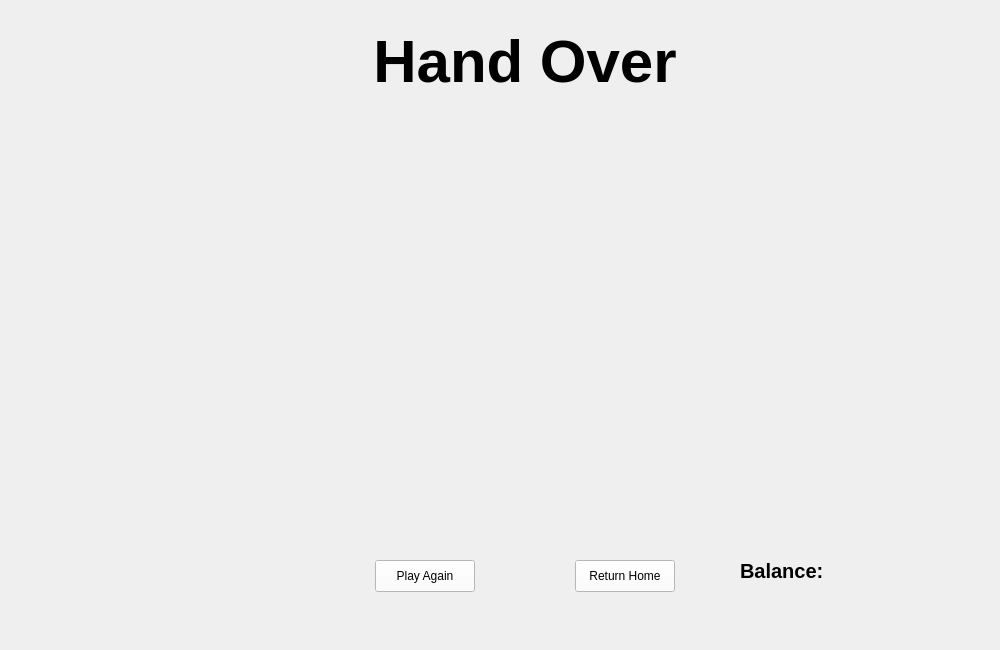
<?xml version="1.0" encoding="UTF-8"?>
<ui version="4.0">
 <class>L</class>
 <widget class="QWidget" name="L">
  <property name="geometry">
   <rect>
    <x>0</x>
    <y>0</y>
    <width>1000</width>
    <height>650</height>
   </rect>
  </property>
  <property name="windowTitle">
   <string>Form</string>
  </property>
  <widget class="QLabel" name="Lscreen">
   <property name="geometry">
    <rect>
     <x>0</x>
     <y>10</y>
     <width>1001</width>
     <height>651</height>
    </rect>
   </property>
   <property name="autoFillBackground">
    <bool>true</bool>
   </property>
   <property name="text">
    <string/>
   </property>
   <property name="scaledContents">
    <bool>true</bool>
   </property>
  </widget>
  <widget class="QPushButton" name="Play_Again">
   <property name="geometry">
    <rect>
     <x>375</x>
     <y>560</y>
     <width>100</width>
     <height>32</height>
    </rect>
   </property>
   <property name="styleSheet">
    <string notr="true">color: rgb(0, 0, 0);
background-color: rgb(255, 255, 255);</string>
   </property>
   <property name="text">
    <string>Play Again</string>
   </property>
  </widget>
  <widget class="QPushButton" name="return_Home">
   <property name="geometry">
    <rect>
     <x>575</x>
     <y>560</y>
     <width>100</width>
     <height>32</height>
    </rect>
   </property>
   <property name="styleSheet">
    <string notr="true">color: rgb(0, 0, 0);
background-color: rgb(255, 255, 255);</string>
   </property>
   <property name="text">
    <string>Return Home</string>
   </property>
  </widget>
  <widget class="QLabel" name="HandOver">
   <property name="geometry">
    <rect>
     <x>325</x>
     <y>30</y>
     <width>400</width>
     <height>61</height>
    </rect>
   </property>
   <property name="font">
    <font>
     <pointsize>45</pointsize>
     <bold>true</bold>
    </font>
   </property>
   <property name="styleSheet">
    <string notr="true">background-color: transparent; 
color: rgb(0, 0, 0)</string>
   </property>
   <property name="text">
    <string>Hand Over</string>
   </property>
   <property name="alignment">
    <set>Qt::AlignCenter</set>
   </property>
  </widget>
  <widget class="QLabel" name="balanceLabel">
   <property name="geometry">
    <rect>
     <x>740</x>
     <y>550</y>
     <width>171</width>
     <height>41</height>
    </rect>
   </property>
   <property name="font">
    <font>
     <pointsize>15</pointsize>
     <bold>true</bold>
    </font>
   </property>
   <property name="styleSheet">
    <string notr="true">color: rgb(0, 0, 0);</string>
   </property>
   <property name="text">
    <string>Balance: </string>
   </property>
  </widget>
 </widget>
 <resources/>
 <connections/>
</ui>
